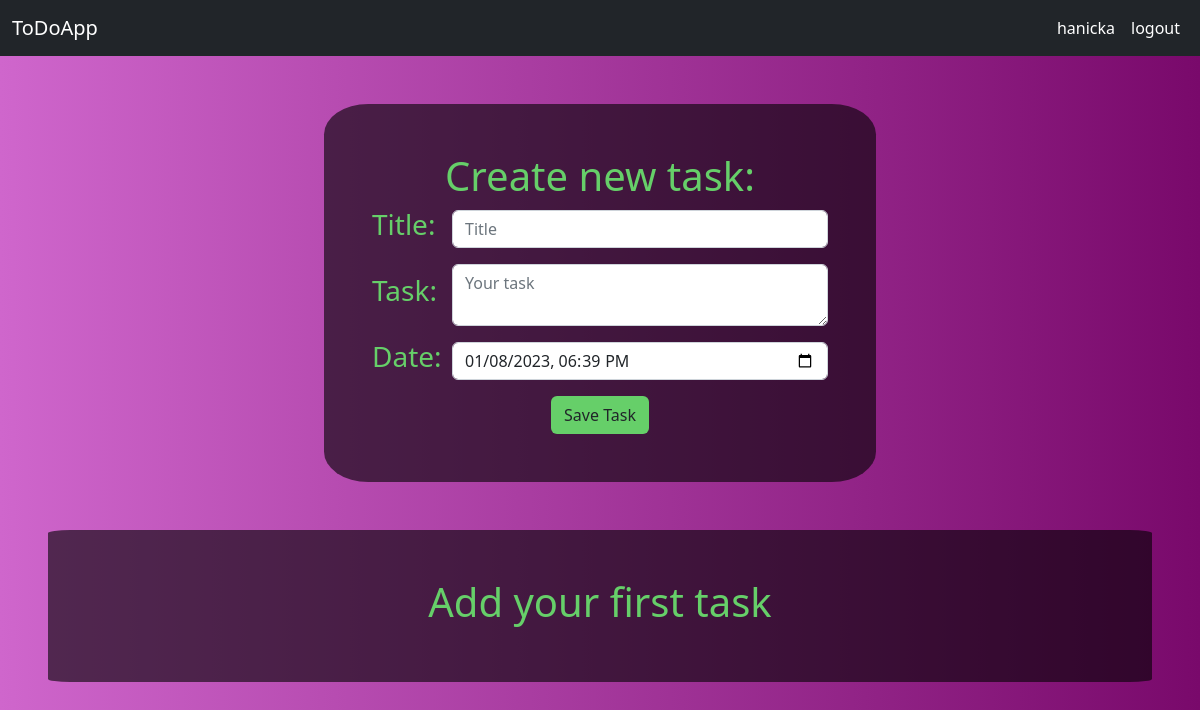
Page /index (signed in) on the earlier database version.
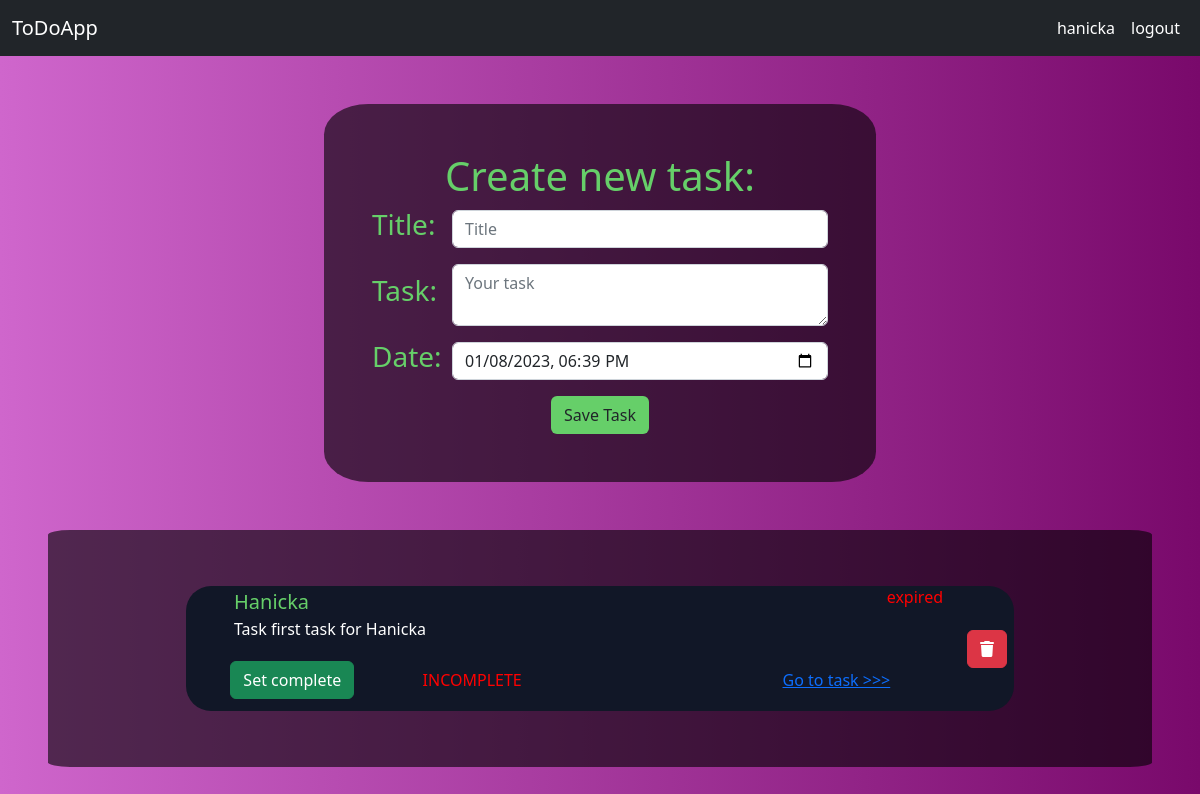
Same page on the later database version.
### main/models.py (models this page shows, shortened)
class Task(models.Model):
    user = models.ForeignKey(User, on_delete=models.CASCADE, null=True, blank=True)
    title = models.CharField(max_length=50)
    desc = models.CharField(max_length=500)
    complete = models.BooleanField(default=False)
    created = models.DateTimeField(auto_now_add=True)
    time_complete = models.DateTimeField(auto_now_add=False, auto_now=False, blank=True, null=True)
    due = models.DateTimeField(auto_now_add=False, auto_now=False, blank=True, null=True)

### main/views.py (the view, shortened to what this page needs)
# urls.py: path('index', views.index, name='index'),
@login_required(login_url='/login')
def index(request):
    current_user = request.user
    tasks = Task.objects.filter(user=current_user)
    tasks = tasks.order_by('due')
    completed_tasks = tasks.filter(complete=True)
    incomplete_tasks = tasks.filter(complete=False)
    tasks = list(chain(incomplete_tasks, completed_tasks))
    current_time = datetime.datetime.now().astimezone(timezone.utc)
    for task in tasks:
        task.duration = task.due - current_time
    return render(request, 'index.html', {"tasks":tasks})

### main/templates/index.html (shortened to what this page needs)
{% extends 'base.html'%}
    {% block content%}
    {% load timedelta_filter %}
    {% load tz %}
<div class="w-50 py-5 px-5 create-task">
<h1>Create new task:</h1>
  <form method="post">
    <div class="row d-flex align-items-center">
      <div class="col-2 ">
    <label for="title"><h3 class="color-text">Title:</h3></label>
      </div>
      <div class="col-10 d-flex align-items-center">
    <input type="text" id="title" name="title" class="form-control" placeholder="Title"><br>
  </div>
</div>
<br>
    <div class="row d-flex align-items-center">
      <div class="col-2">
    <label for="desc"><h3 class="color-text">Task:</h3></label>
  </div>
  <div class="col-10 d-flex align-items-center">
    <textarea id="desc" name="desc" class="form-control" placeholder="Your task"></textarea><br>
  </div>
  </div>
   <br>
  <div class="row d-flex align-items-center">
    <div class="col-2">
    <label for="due"><h3 class="color-text">Date:</h3></label>
  </div>
<div class="col-10 d-flex align-items-center">
    <input type="datetime-local" id="due" name="due" class="form-control" value="{% now "jS F Y H:i" %}">
  </div>
</div>
  <br>
    <input type="submit" value="Save Task" class="btn send-task-button">
  </form>
</div>
<div class="py-5 my-5 task-board">
  {% if tasks|length == 0 %}
  <h1>Add your first task</h1>
{% else %}
    {% for task in tasks %}
      <div class="task-div py-1 my-2 w-75">
        <div class="row">
          <div class="col-11">
        <div class="row">
          <div class="col-6"><h5 class="color-text mx-5 text-start">{{task.title}}</h5></div>
          <div class="col-6">
            {%if task.duration.total_seconds < 0 and task.complete == 1 %}
            <p class="text-end color-text-red">You can delete this taks </p>
            {% elif task.duration.total_seconds > 0 %}
          <p class="description-text text-end"> Time expire: {{ task.duration|timedelta:"{days_total} days, {hours2}h {minutes2}m" }}</p>
            {% else %}
            <p class="text-end color-text-red">expired</p>
            {% endif %}
        </div>
        </div>
        <div class="row">
          <div class="col-7">
    <p class="description-text mx-5 text-start">{{task.desc}}</p>
  </div>
    <div class="col-4">
    </div>
<div class="row">
    <div class="col-9">
<div class="row">
    {% if task.complete == 1 %}
    <div class="col-5 justify-content-end py-2">
    <form method="POST" action="{% url 'update-complete' task.id %}">
      {% csrf_token %}
      <input type="submit" value="Set uncomplete" class="btn btn-warning">
    </div>
    <div class="col-7 text-start align-self-center">
    <p class="color-text">Complete at: {{task.time_complete}}</p>
  </div>
    {% else %}
    <div class="col-5 justify-content-end py-2 align-self-center">
    <form method="POST" action="{% url 'update-complete' task.id %}">
      <input type="submit" value="Set complete" class="btn btn-success">
    </form>
  </div>
  <div class="col-7 text-start my-auto pt-3">
    <p class="color-text-red">INCOMPLETE</p>
  </div>
    {% endif %}
  </div>
  </div>
  <div class="col-3 my-auto">
  <a href="/task/{{task.id}}">Go to task >>> </a>
</div>
</div>
</div>
</div>
<div class="col-1 d-flex align-items-center delete-button"><a class="btn btn-danger" href="{% url 'delete_task' task.id %}"><i class="fa-solid fa-trash"></i></a> </div>
  </div>
</div>
    {% endfor%}
    {% endif %}
</div>
</div>
</center>
    {% endblock content %}

### main/templates/base.html (shortened to what this page needs)
<!DOCTYPE html>
<html lang="en">
<head>
    {% load static %}
    <link rel="stylesheet" type="text/css" href="{% static 'css/style.css' %}">
    <link href="https://cdn.jsdelivr.net/npm/bootstrap@5.2.3/dist/css/bootstrap.min.css" rel="stylesheet">
</head>
<body>
    {% include 'navbar.html' %}
    <center>
        <div class="container-fluid task-container py-5 px-5 min-vh-100">
    {%  block content%}
    {% endblock%}
</body>
</html>

### main/templates/navbar.html (shortened to what this page needs)
<nav class="navbar navbar-expand navbar-dark bg-dark" aria-label="Second navbar example">
    <div class="container-fluid">
      <a class="navbar-brand" href="#">ToDoApp</a>
      <div class="collapse navbar-collapse" id="navbarsExample02">
        <ul class="navbar-nav ms-auto">
          <li class="nav-item">
            {% if request.user.is_authenticated%}
            <a class="nav-link active" aria-current="page" href="/">{{request.user}}</a>
            {%else%}
            <a class="nav-link active" aria-current="page" href="/login">Login</a>
            {% endif %}
          </li>
          {% if request.user.is_authenticated%}
          <li class="nav-item">
            <a class="nav-link active" aria-current="page" href="/logout">logout</a>
          </li>
          {% else %}
          <li class="nav-item">
            <a class="nav-link active" aria-current="page" href="/register">Register</a>
          </li>
          {% endif %}
        </ul>
      </div>
    </div>
  </nav>

### main/static/css/style.css (style rules this page uses)
h1 { color: #66cf69; }
.color-text { color: #66cf69; }
.task-container { background: rgb(207,102,204); background: linear-gradient(90deg, rgba(207,102,204,1) 0%, rgba(121,9,107,1) 100%); }
.create-task { background-color: rgba(0, 0, 0, 0.6); border-radius: 8%; line-height: 90%; }
.send-task-button { background-color: #66cf69!important; }
.task-board { background-color: rgba(0, 0, 0, 0.6); border-radius: 2%; line-height: 90%; }
.task-div { background-color: #111727; border-radius: 25px }
.description-text { color: white; }
.delete-button { right: -100px; }
.color-text-red { color: red; }

Differences in the rows shown:
added Task: title "Hanicka", complete "expired", desc "Task first task for Hanicka"
Other differences:
text no longer shown: "Add your first task"
